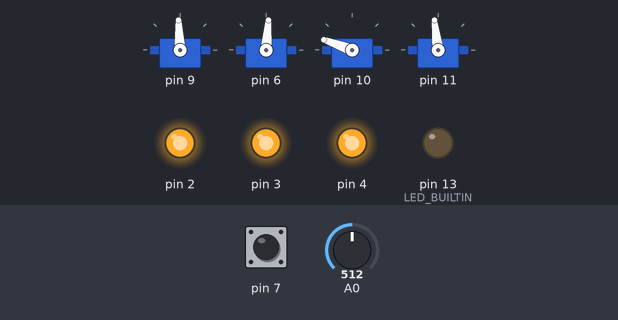
A sketch run on a simulated Arduino Uno, built with avr-gcc and run on an emulated ATmega328P. On the bench: 4 × servo, output pins drawn as LEDs (lit = HIGH). The test bench sets the inputs (shaded band); at power-on: pin 7 HIGH, A0 = 512.

Above: at 1.2 s.
1.3 s: pin 7 pulled LOW for 0.15 s
4.4 s: pin 7 pulled LOW for 1 s
At 16.33 s:
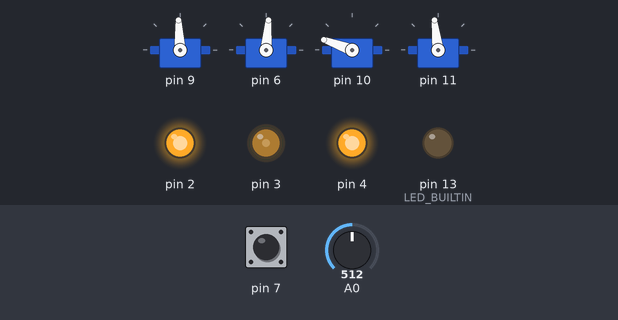
At 16.94 s:
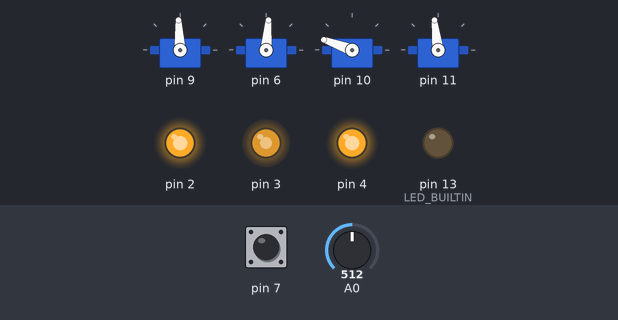
Timing chart, 0 to 35.6 s (numbered marks = the images above; inputs shaded):
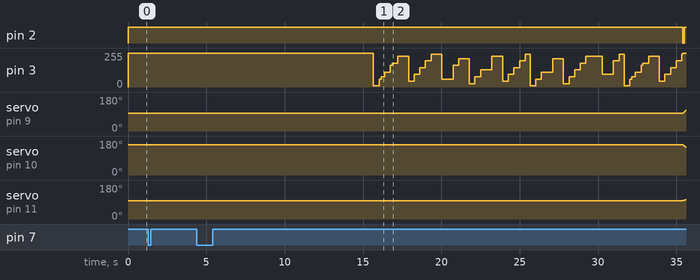

Measured:
- after the input at 4.4 s, pin 3: stays 255/255 (without the input it goes to 161/255 after 4.7 s)

The sketch:

robot.ino
```cpp
#include <Servo.h> //Biblioteka odpowiedzialna za serwa
#include </home/marek/Projects/arduino/robot/robot.h>


bool switch_pressed = false;

Servo servo_rotation;
Servo servo_grabbler;
Servo servo_left;
Servo servo_right;

Motion rotation;
Motion grabbler;
Arm_Motion arm;

PhotoSensor   photoSensor;

Switch        switch_1;
Intermission  halt;

LED led_red;
LED led_green;
LED led_blue;

Program program;

void setup()
{
  pinMode(LED_BUILTIN, OUTPUT);
  digitalWrite(LED_BUILTIN, LOW);
  rotation.init(93, &servo_rotation, 9);
  grabbler.init(85, &servo_grabbler, 6);
  arm.init(160, &servo_left, 10, 97, &servo_right, 11);
  switch_1.init(7);
  led_red.init(3, false);
  led_green.init(4, false);
  led_blue.init(2, false);
  photoSensor.init(A0, &rotation);
  // Serial.begin(9600);
  // Serial.println(A0);
}


void loop() {
  if (switch_1.pressed()) {
    program.init(1);              // TODO
    // program.scenario[2].pos_1 = 5 * level;
    // program.scenario[4].pos_1 = level;
    next_step();
  }

  photoSensor.measure();

  int rotation_status = rotation.update_position();
  int grabbler_status = grabbler.update_position();
  int arm_status = arm.update_position();
  int delay_status = halt.check_elapsed_time();

  led_red.update_status();
  led_green.update_status();
  led_blue.update_status();

  if (delay_status == STOPPED or rotation_status == STOPPED or grabbler_status == STOPPED or arm_status == STOPPED) {
    rotation.complete_cycle_and_stop();
    grabbler.complete_cycle_and_stop();
    arm.complete_cycle_and_stop();
    program.wait(true);
  }

  if (program.is_waiting() and rotation_status == IDLE_STATE and grabbler_status == IDLE_STATE and arm_status == IDLE_STATE) {
    program.wait(false);
    next_step();
  }

  delay(1);
}


void next_step() {
  Action* action = program.get_action();
  LED* led = NULL;
  int  position_found = -1;

  while(action) {
    int   device = action->device;
    int   action_type = action->action_type;
    int   pos_1 = action->pos_1;
    int   pos_2 = action->pos_2;
    float velocity = float(action->delta)/1000.0;
    int   cycles = action->cycles;

    switch(device) {
      case ROTATION:
        if (position_found >= 0) {
          pos_1 = position_found;
        }
        if (action_type == MOVE_TO) {
          rotation.move_to(pos_1, velocity);
        }
        else {
          rotation.cycle_to(pos_1, velocity, cycles);
        }
        break;
      case GRABBLER:
        if (action_type == MOVE_TO) {
          grabbler.move_to(pos_1, velocity);
        }
        else {
          grabbler.cycle_to(pos_1, velocity, cycles);
        }
        break;
      case ARM:
        if (action_type == MOVE_TO) {
          arm.move_to(pos_1, pos_2, velocity);
        }
        else {
          arm.cycle_to(pos_1, pos_2, velocity, cycles);
        }
        break;
      case LED_RED:
        led = &led_red;
        break;
      case LED_GREEN:
        led = &led_green;
        break;
      case LED_BLUE:
        led = &led_blue;
        break;
      case STOPPAGE:
        if (action_type == PAUSE) {
          halt.set_delay(pos_1);
        }
        break;
      case PHOTO_SENSOR:
        if (action_type == ACTIVATE) {
          photoSensor.find_max_pos();
        }
        else if (action_type == STOP) {
          position_found = photoSensor.get_max_pos();
        }
        break;
      default:
        break;
    }

    if (led) {
      switch(action_type) {
        case LED_ON:
          led->turn_on(false, NONE);
          break;
        case LED_OFF:
          led->turn_off(false, NONE);
          break;
        case LED_ON_SOFT:
          led->turn_on(true, pos_1);
          break;
        case LED_OFF_SOFT:
          led->turn_off(true, pos_1);
          break;
        case LED_BLINK:
          led->blink(false, pos_1, pos_2, cycles);
          break;
        case LED_BLINK_SOFT:
          led->blink(true, pos_1, pos_2, cycles);
          break;
      }
      led = NULL;
    }
    action = program.get_action();
  }
}
```

devices.ino
```cpp
#include <Servo.h> //Biblioteka odpowiedzialna za serwa
#include </home/marek/Projects/arduino/robot/robot.h>


void PhotoSensor::init(int pin_nbr, Motion* srv) {
  pin = pin_nbr;
  servo = srv;
  servo_pos = 0;
  max_level = 0;
  active = false;
}

void PhotoSensor::find_max_pos() {
  servo_pos = 0;
  max_level = 0;
  active = true;
}

void PhotoSensor::measure() {
  if (active) {
    int level = analogRead(pin);
    if (level > max_level) {
      max_level = level;
      servo_pos = servo->get_position();
    }
  }
}

uint8_t PhotoSensor::get_max_pos() {
  active = false;
  return servo_pos;
}


void Intermission::set_delay(unsigned long del) {
  delay_ms = del;
  start_time = millis();
}

int Intermission::check_elapsed_time() {
  if (delay_ms == 0) {
    return IDLE_STATE;
  }
  if (millis() - start_time >= delay_ms) {
    delay_ms = 0;
    return STOPPED;
  }
  else {
    return MOVING;
  }
}


void Switch::init(uint8_t pin_nbr) {
  pin = pin_nbr;
  pinMode(pin, INPUT_PULLUP);
  was_pressed = false;
}

bool Switch::pressed() {
  if (digitalRead(7) == LOW) {
    was_pressed = true;
  }
  else {
    if (was_pressed) {
      was_pressed = false;
      return true;
    }
  }
  return false;
}


void LED::init(uint8_t pin_nbr, bool high_on) {
  pin = pin_nbr;
  pinMode(pin_nbr, OUTPUT);
  on_is_high = high_on;
  cycle_cntr = 0;
  msec_on = 0UL;
  msec_off = 0UL;
  phase_time = 0UL;
  start_time = 0UL;
  turn_off(false, NONE);
}

void LED::turn_on(bool softly, int switching_time) {
  soft_switching = softly;
  if (soft_switching) {
    mode = IS_SWITCHING_ON;
    start_time = millis();
    soft_step = 255.0/float(switching_time);
  }
  else {
    digitalWrite(pin, (on_is_high)? HIGH : LOW);
    mode = IS_ON;
  }
}

void LED::turn_off(bool softly, int switching_time) {
  cycle_cntr = 0;
  soft_switching = softly;
  if (soft_switching) {
    mode = IS_SWITCHING_OFF;
    start_time = millis();
    soft_step = 255.0/float(switching_time);
  }
  else {
    digitalWrite(pin, (on_is_high)? LOW : HIGH);
    mode = IS_OFF;
  }
}

void LED::blink(bool softly, unsigned long on_time, unsigned long off_time, int cycles) {
  soft_switching = softly;
  msec_on = on_time;
  msec_off = off_time;
  cycle_cntr = cycles;
  phase_time = msec_on;
  start_time = millis();
  turn_on(softly, msec_on);
}

void LED::update_status() {
  if (mode == IS_SWITCHING_ON) {
    int soft_level = round(float(millis()-start_time) * soft_step);
    if (on_is_high) {
      soft_level = min(soft_level, 255);
      if (soft_level == 255) {
        mode = IS_ON;
      }
    }
    else {
      soft_level = max(255-soft_level, 0);
      if (soft_level == 0) {
        mode = IS_ON;
      }
    }
    analogWrite(pin, soft_level);
  }
  else if (mode == IS_SWITCHING_OFF) {
    int soft_level = 255 - round(float(millis()-start_time) * soft_step);
    if (on_is_high) {
      soft_level = max(soft_level, 0);
      if (soft_level == 0) {
        mode = IS_OFF;
      }
    }
    else {
      soft_level = min(255-soft_level, 255);
      if (soft_level == 255) {
        mode = IS_OFF;
      }
    }
    analogWrite(pin, soft_level);
  }

  if (cycle_cntr != 0 and millis() - start_time >= phase_time ) {
    if (mode == IS_ON) {
      phase_time = msec_off;
      start_time = millis();
      int tmp = cycle_cntr;
      turn_off(soft_switching, msec_off);
      cycle_cntr = tmp;
    }
    else {
      if (cycle_cntr > 0 and --cycle_cntr == 0) {
        turn_off(false, NONE);
      }
      else {
        phase_time = msec_on;
        start_time = millis();
        turn_on(soft_switching, msec_on);
      }
    }
  }
}


void Motion::synchronize() {
  servo_position = (abs(upper_bound - servo_position) < abs(servo_position - lower_bound))? upper_bound : lower_bound;
  location = (float)servo_position;
  servo->write(servo_position);
}

int Motion::get_position() {
  return servo_position;
}

// force stopping after completing the current cycle of the movement
void Motion::complete_cycle_and_stop() {
  if (move_direction != IDLE_STATE) {
    cycle_cntr = max_cycles - 1;
  }
}

// force immediate stop of the motion servo
void Motion::stop_moving() {
  move_direction = IDLE_STATE;
}

// initialize the motion object
void Motion::init(int pos, Servo *srv, int pin) {
  servo_position = pos;
  lower_bound = 0;
  upper_bound = 179;
  move_direction = IDLE_STATE;
  location = float(pos);
  servo = srv;
  servo->attach(pin);
  servo->write(servo_position);
}

// elementary move from the current position to stop_pos with/without bouncing at bounce_pos
void Motion::elementary_move(uint8_t bounce_pos, uint8_t stop_pos, float velocity) {
  location = (float)servo_position;
  move_direction = (bounce_pos > servo_position)? HIGH : LOW;
  lower_bound = (move_direction == HIGH)? servo_position : bounce_pos;
  upper_bound = (move_direction == HIGH)? bounce_pos : servo_position;
  stop_at = stop_pos;
  step_delta = velocity;
}


// move from the current position to the destination one (and stop there)
void Motion::move_to(int stop_pos, float velocity) {
  elementary_move(stop_pos, stop_pos, velocity);
  cycle_cntr = 0;
  max_cycles = 1;
}

// perform cyclic movement from the current position to 'bound-at' posint and back; repeat it 'cycles' times
void Motion::cycle_to(int bound_at, float velocity, int cycles = 0) {
  elementary_move(bound_at, servo_position, velocity);
  cycle_cntr = 0;
  max_cycles = cycles;
}

// elementary step of the movement
int Motion::update_position() {
  int current_position = servo_position;
  int ret_value = IDLE_STATE;

  if (move_direction != IDLE_STATE) {
    ret_value = MOVING;
    if (move_direction == LOW) {
      location -= step_delta;
      servo_position = (int)round(location);
      if (servo_position == lower_bound) {
        move_direction = HIGH;
        ret_value = BOUNCED;
      }
    }
    else {
      location += step_delta;
      servo_position = (int)round(location);
      if (servo_position == upper_bound) {
        move_direction = LOW;
        ret_value = BOUNCED;
      }
    }

    if (servo_position != current_position) {
      servo->write(servo_position);
      if (servo_position == stop_at) {
        cycle_cntr += 1;
        if (cycle_cntr == max_cycles) {
          move_direction = IDLE_STATE;
          ret_value = STOPPED;
        }
      }
    }
  }
  return ret_value;
}


void Arm_Motion::init(int pos_left, Servo *srv_left, int pin_left, int pos_right, Servo *srv_right, int pin_right) {
   l_servo.init(pos_left, srv_left, pin_left);
   r_servo.init(pos_right, srv_right, pin_right);
}

void Arm_Motion::complete_cycle_and_stop() {
  if (master == LEFT) {
    l_servo.complete_cycle_and_stop();
  }
  else {
    r_servo.complete_cycle_and_stop();
  }
}

// elemeentary step of arm movement
int Arm_Motion::update_position() {
  Motion *ptr_master;
  Motion *ptr_slave;
  int master_status;

  if (master == LEFT) {
    ptr_master = &l_servo;
    ptr_slave  = &r_servo;
  }
  else {
    ptr_master = &r_servo;
    ptr_slave  = &l_servo;
  }

  master_status = ptr_master->update_position();
  ptr_slave->update_position();
  if (master_status == BOUNCED or master_status == STOPPED) {
    ptr_master->synchronize();
    ptr_slave->synchronize();
    if (master_status == STOPPED) {
      ptr_slave->stop_moving();
    }
  }
  return master_status;
}

// move from the current position to the destination one (and stop there)
void Arm_Motion::cycle_to(int end_pos_left, int end_pos_right, float velocity, int cycles) {
  int delta_left = (end_pos_left > l_servo.get_position())? end_pos_left - l_servo.get_position() : l_servo.get_position() - end_pos_left;
  int delta_right = (end_pos_right > r_servo.get_position())? end_pos_right - r_servo.get_position() : r_servo.get_position() - end_pos_right;

  if (delta_left >= delta_right) {
    master = LEFT;
    l_servo.cycle_to(end_pos_left, velocity, cycles);
    r_servo.cycle_to(end_pos_right, velocity * (float)delta_right/(float)delta_left);
  }
  else {
    master = RIGHT;
    l_servo.cycle_to(end_pos_left, velocity * (float)delta_left/(float)delta_right);
    r_servo.cycle_to(end_pos_right, velocity, cycles);
  }
}

void Arm_Motion::move_to(int end_pos_left, int end_pos_right, float velocity) {
  int delta_left = (end_pos_left > l_servo.get_position())? end_pos_left - l_servo.get_position() : l_servo.get_position() - end_pos_left;
  int delta_right = (end_pos_right > r_servo.get_position())? end_pos_right - r_servo.get_position() : r_servo.get_position() - end_pos_right;

  if (delta_left >= delta_right) {
    master = LEFT;
    l_servo.move_to(end_pos_left, velocity);
    r_servo.move_to(end_pos_right, velocity * (float)delta_right/(float)delta_left);
  }
  else {
    master = RIGHT;
    l_servo.move_to(end_pos_left, velocity * (float)delta_left/(float)delta_right);
    r_servo.move_to(end_pos_right, velocity);
  }
}
```

program.ino
```cpp
#include </home/marek/Projects/arduino/robot/robot.h>


/*
Action script_0[] = {
  {0,  PROGRAM,   SET_LOOP,     NONE, NONE, NONE,    2},
  {1,  LED_RED,   LED_ON_SOFT,  3000, NONE, NONE, NONE},
  {1,  STOPPAGE,  PAUSE,        3000, NONE, NONE, NONE},
  {2,  LED_RED,   LED_OFF_SOFT, 3000, NONE, NONE, NONE},
  {2,  STOPPAGE,  PAUSE,        5000, NONE, NONE, NONE},
  {3,  PROGRAM,   LOOP,         NONE, NONE, NONE, NONE},
  {4,  LED_RED,   LED_BLINK_SOFT, 1000, 1000, NONE, -1},
  {4,  STOPPAGE,  PAUSE,       10000, NONE, NONE, NONE},
  {5,  LED_RED,   LED_OFF,      NONE, NONE, NONE, NONE},
  {5,  PROGRAM,   STOP,         NONE, NONE, NONE, NONE},
};

Action script_1[] = {
  {0,  LED_BLUE,      LED_BLINK,       100,  400, NONE,   -1},
  {0,  ARM,           MOVE_TO,         60,   140,   70, NONE},
  {0,  ROTATION,      MOVE_TO,         163, NONE,  100, NONE},
  {1,  PHOTO_SENSOR,  ACTIVATE,       NONE, NONE, NONE, NONE},
  {1,  ROTATION,      MOVE_TO,          23, NONE,  100, NONE},
  {2,  PHOTO_SENSOR,  STOP,           NONE, NONE, NONE, NONE},
  {2,  ROTATION,      MOVE_TO,          93, NONE,  100, NONE},
  {3,  LED_BLUE,      LED_OFF,        NONE, NONE, NONE, NONE},
  {3,  PROGRAM,       SET_LOOP,       NONE, NONE, NONE,    2},
  {4,  LED_GREEN,     LED_ON,         NONE, NONE, NONE, NONE},
  {4,  GRABBLER,      CYCLE_TO,         67, NONE,  200,   20},
  {5,  LED_GREEN,     LED_OFF,        NONE, NONE, NONE, NONE},
  {5,  LED_RED,       LED_BLINK,       300,  150, NONE,   -1},
  {5,  ARM,           MOVE_TO,         120,  120,   70, NONE},
  {6,  ARM,           CYCLE_TO,        150,  179,   70,    2},
  {7,  LED_RED,       LED_OFF,        NONE, NONE, NONE, NONE},
  {7,  ARM,           MOVE_TO,         160,   97,   40, NONE},
  {8,  PROGRAM,       LOOP,           NONE, NONE, NONE, NONE},
  {9,  LED_RED,       LED_BLINK_SOFT,  100,  100, NONE,   -1},
  {9,  STOPPAGE,      PAUSE,           400, NONE, NONE, NONE},
  {10, LED_RED,       LED_OFF,        NONE, NONE, NONE, NONE},
  {10, PROGRAM,       STOP,           NONE, NONE, NONE, NONE},
};
*/

Action script_0[] = {
  {0,  PROGRAM,   SET_LOOP,         NONE, NONE, NONE,    5},
  {1,  LED_RED,   LED_ON_SOFT,      1000, NONE, NONE, NONE},
  {1,  STOPPAGE,  PAUSE,            1000, NONE, NONE, NONE},
  {2,  LED_RED,   LED_OFF_SOFT,     1000, NONE, NONE, NONE},
  {2,  STOPPAGE,  PAUSE,            1000, NONE, NONE, NONE},
  {3,  PROGRAM,   LOOP,             NONE, NONE, NONE, NONE},
  {4,  LED_RED,   LED_BLINK_SOFT,    200, 1800, NONE,   -1},
  {4,  STOPPAGE,  PAUSE,           20000, NONE, NONE, NONE},
  {5,  LED_RED,   LED_OFF,          NONE, NONE, NONE, NONE},
  {5,  PROGRAM,   JUMP_TO,             2, NONE, NONE, NONE},
};


Action script_1[] = {
  {0,  LED_BLUE,      LED_BLINK,       100,  400, NONE,   -1},
  {0,  ARM,           MOVE_TO,         60,   140,   70, NONE},
  {0,  ROTATION,      MOVE_TO,         163, NONE,  100, NONE},
  {1,  PHOTO_SENSOR,  ACTIVATE,       NONE, NONE, NONE, NONE},
  {1,  ROTATION,      MOVE_TO,          23, NONE,   50, NONE},
  {2,  PHOTO_SENSOR,  STOP,           NONE, NONE, NONE, NONE},
  {2,  ROTATION,      MOVE_TO,           0, NONE,  100, NONE},
  {3,  LED_BLUE,      LED_OFF,        NONE, NONE, NONE, NONE},
  {3,  LED_GREEN,     LED_ON,         NONE, NONE, NONE, NONE},
  {3,  GRABBLER,      CYCLE_TO,         67, NONE,  200,   20},
  {4,  LED_GREEN,     LED_OFF,        NONE, NONE, NONE, NONE},
  {4,  LED_RED,       LED_BLINK,       300,  150, NONE,   -1},
  {4,  ARM,           MOVE_TO,         160,   97,   40, NONE},
  {4,  ROTATION,      MOVE_TO,          98, NONE,   50, NONE},
  {5,  LED_RED,       LED_OFF,        NONE, NONE, NONE, NONE},
  {5,  PROGRAM,       STOP,           NONE, NONE, NONE, NONE},
};


Action* scripts[] = {
  script_0,
  script_1,
};

void Program::init(int prog_nbr) {
  row = 0;
  step_nbr = 0;
  loop_cntr = 0;
  loop_to_row = 0;
  loop_to_step = 0;
  scenario = scripts[prog_nbr-1];
};

void Program::wait(bool waiting_state) {
  waiting = waiting_state;
}

bool Program::is_waiting() {
  return waiting;
}


Action* Program::get_action() {
  if (scenario[row].step_nbr == step_nbr) {
    if (scenario[row].device == PROGRAM) {
      switch(scenario[row].action_type) {
        case STOP:
          break;
        case SET_LOOP:
          loop_cntr = scenario[row].cycles;
          loop_to_row = ++row;
          loop_to_step = ++step_nbr;
          waiting = true;
          break;
        case LOOP:
          if (--loop_cntr > 0) {
            row = loop_to_row;
            step_nbr = loop_to_step;
          }
          else {
            row++;
            step_nbr++;
          }
          waiting = true;
          break;
        case JUMP_TO:
          init(scenario[row].pos_1);
          waiting = true;
          break;
        case GET_INPUT:
          Serial.print("Enter number of cycles: ");
          while (Serial.available() == 0) {}
          String odebraneDane = Serial.readStringUntil('\n');
          int cycles = atoi(odebraneDane.c_str());
          Serial.println(cycles);
          script_0[2].cycles = cycles;
          script_0[6].cycles = cycles;
          row++;
          step_nbr++;
          waiting = true;
          break;
      }
    return NULL;
    }
    else {
      return &scenario[row++];
    }
  }
  else {
    step_nbr++;
    return NULL;
  }
};
```

Source omitted: robot.h (3456 bytes)
